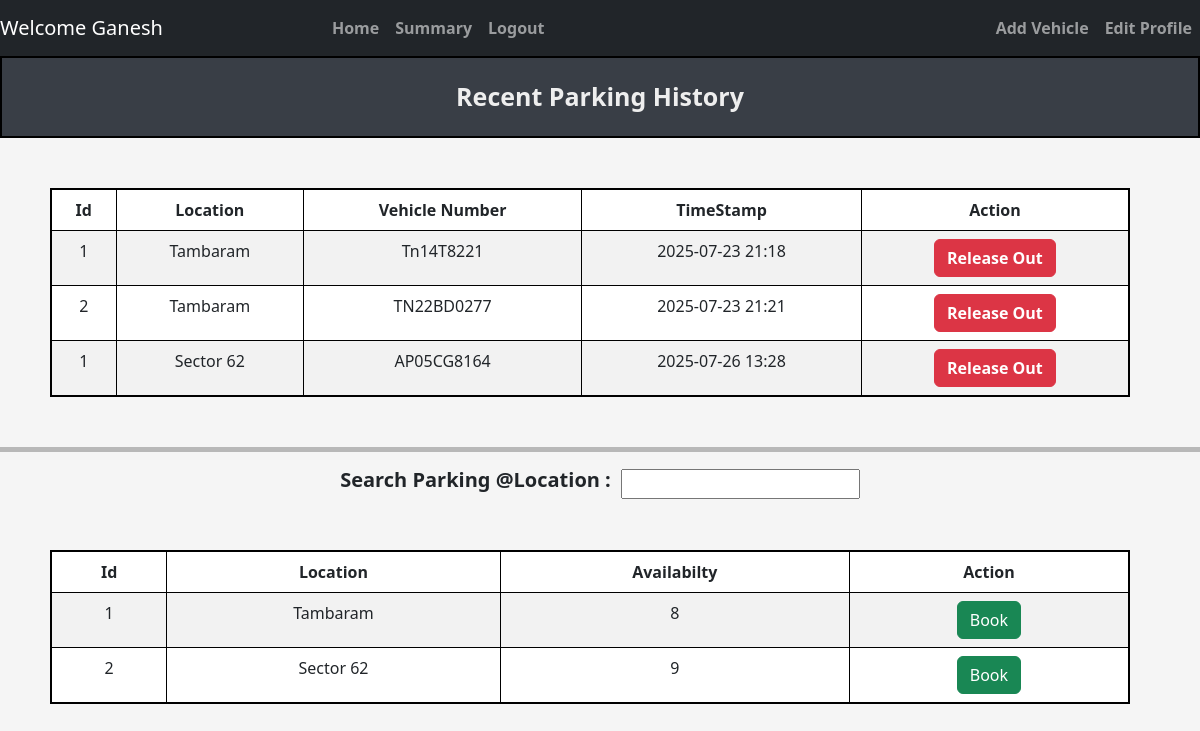
/user/dashboard (signed in), run on an earlier commit of the app's database.
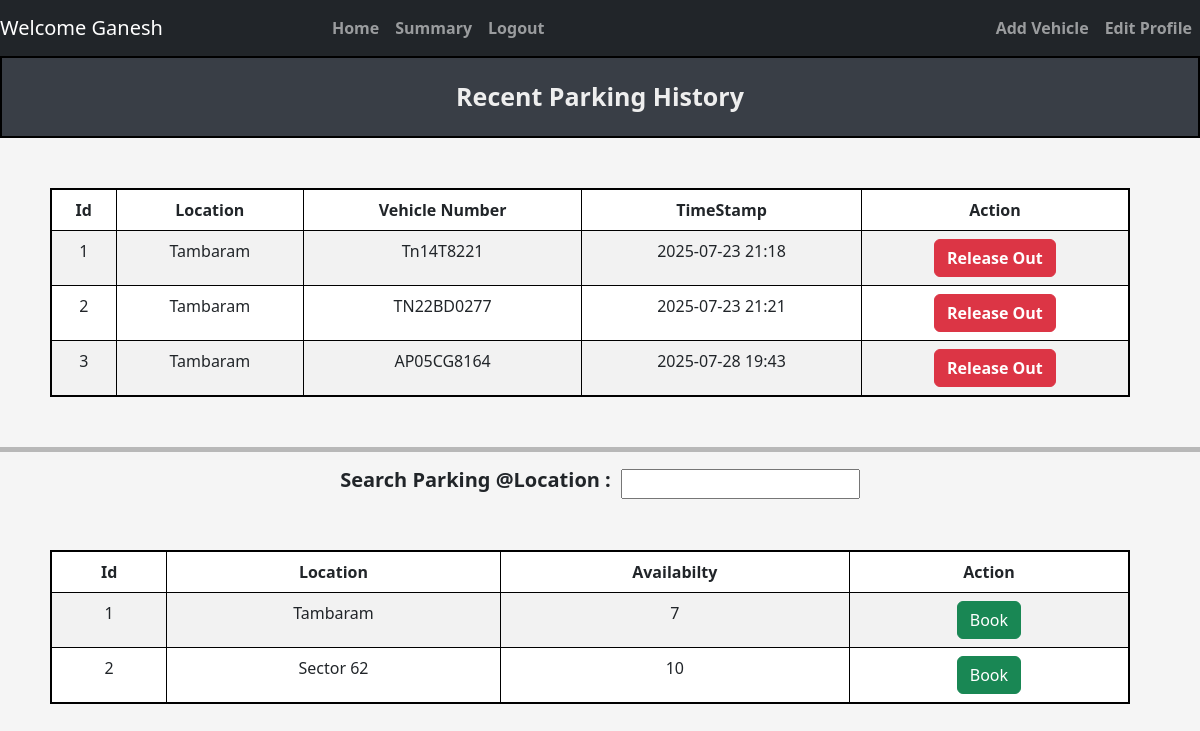
And on a later commit of the database.
### tables this page shows
CREATE TABLE Reserve_Parking_Spot (
                spot_id INTEGER NOT NULL,
                lot_id INTEGER NOT NULL,
                user_id INTEGER NOT NULL,
                vehicle_number TEXT NOT NULL,
                parking_timestamp DATETIME NOT NULL,
                leaving_timestamp DATETIME,
                parking_cost REAL,

                FOREIGN KEY (lot_id)  REFERENCES ParkingLot(lot_id)
                FOREIGN KEY (spot_id) REFERENCES ParkingSpots(spot_id),
                FOREIGN KEY (user_id) REFERENCES USERS(Id)
                );

CREATE TABLE ParkingLot (
            lot_id INTEGER PRIMARY KEY AUTOINCREMENT,
            location_name TEXT NOT NULL,
            address TEXT NOT NULL,
            pincode TEXT NOT NULL,
            price INTEGER NOT NULL, 
            maxSpots INTEGER NOT NULL
        );

### controllers/user_controller.py (the view)
@user.route("/user/dashboard",methods = ['GET','POST'])
def dashboard():
    user_id = session['user_id']
    user_parking_data = getReserveParkingSpotData(user_id)
    availability_data = get_availability_data()
    print(user_parking_data)
    print(availability_data)
    return render_template("dashboard/user_dashboard.html",availability_data=availability_data, user_parking_data = user_parking_data)

### models/parking_lot.py (called while the page is built)
def get_availability_data():
    connection = sqlite3.connect(DATABASE_PARKING)
    cur = connection.cursor()
    cur.execute(
            '''
                select
                pl.lot_id,
                pl.address,
                Count(Case WHEN ps.status = 'A' THEN 1 END) As availabilty
                from ParkingLot PL
                Left Join
                ParkingSpots PS ON PL.lot_id = PS.lot_id
                Group By
                PL.lot_id,PL.address
            '''
            )
    result = cur.fetchall()
    connection.commit()
    connection.close()
    return result

def getReserveParkingSpotData(user_id):
    connection = sqlite3.connect(DATABASE_PARKING)
    cur = connection.cursor()
    print(user_id)
    cur.execute('''
                    select rp.spot_id,
                        pl.address AS location_name,
                        rp.vehicle_number,
                        rp.parking_timestamp,
                        ps.status,
                        pl.lot_id
                        from Reserve_Parking_Spot rp
                    JOIN
                        ParkingLot pl on pl.lot_id = rp.lot_id
                    JOIN
                        ParkingSpots ps on rp.spot_id = ps.spot_id AND rp.lot_id = ps.lot_id
                    where
                        rp.user_id = (?)
                ''',(user_id,)
                )
    result = cur.fetchall()
    connection.commit()
    connection.close()
    return result

### templates/dashboard/user_dashboard.html (shortened to what this page needs)
{% extends "navbar.html" %}
{% block content %}
    <div class="title"> Recent Parking History </div>
        <table style="text-align: center;" class="table table-striped table-css table-bordered ">
                <thead>
                    <tr>
                    <th scope="col">Id</th>
                    <th scope="col">Location</th>
                    <th scope="col">Vehicle Number</th>
                    <th scope="col">TimeStamp</th>
                    <th scope="col">Action</th>
                    </tr>
                </thead>
                <tbody>
                    {% for parking in user_parking_data %}
                        <tr>
                            <td scope="row">{{ parking[0] }}</td>
                            <td>{{ parking[1] }}</td>
                            <td>{{ parking[2] }}</td>
                            <td>{{ parking[3] }}</td>
                            {% if parking[4] == 'O' %}
                                <td>
                                    <form method="post" action="{{ url_for ('user.ReleaseSpot') }}">
                                        <button type="submit" class="btn btn-danger"><b> Release Out </b></button></td>
                            {% else %}
                                <td><button type="submit" class="btn btn-success"><b> Parked Out </b></button></td>
                            {% endif %}
                        </tr>
                    {% endfor %}
                </tbody>
        </table>
        <hr style="height: 5px; background-color: black; border: none;">
        <div class="center-wrapper">
            <div class = "search_location">
                <span>
                    <h5><b>Search Parking @Location :</b></h5>
                    <input type="text" id="searchInput" onkeyup="filterTable()">
                </span>
            </div>
        </div>
        <table id="dataTable" style="text-align: center;" class="table table-striped table-css table-bordered ">
                <thead>
                    <tr>
                        <th scope="col">Id</th>
                        <th scope="col">Location</th>
                        <th scope="col">Availabilty</th>
                        <th scope="col">Action</th>
                    </tr>
                </thead>
                <tbody>
                    {% for lot in availability_data %}
                        <tr>
                            <td scope="row">{{ lot[0] }}</td>
                            <td>{{ lot[1] }}</td>
                            <td>{{ lot[2] }}</td>
                            <td>
                                <form method="POST" action="{{ url_for ('user.bookSpot') }}">
                                    <button type="submit" class="btn btn-success"> Book </button>
                                </form>
                        </tr>
                    {% endfor %}
                </tbody>
            </table>
{% endblock %}

### templates/navbar.html (shortened to what this page needs)
<!DOCTYPE html>
<html lang="en">
  <head>
    <link href="https://cdn.jsdelivr.net/npm/bootstrap@5.3.0/dist/css/bootstrap.min.css" rel="stylesheet">
    <link rel="stylesheet" href="{{ url_for('static', filename='css/style.css') }}">
</head>
<body>
  <nav class="navbar navbar-expand-lg navbar-dark bg-dark">
  <a class="navbar-brand" href="#">
    Welcome
    {{ session.get('name') }}</a>
  {% if session.get('role') == 'user' %}
  <div
  style="align-items: center; justify-content: center; font-weight: bold;"
  class="collapse navbar-collapse" id="navbarSupportedContent">
    <ul class="navbar-nav mr-auto">
      <li class="nav-item active">
        <a class="nav-link" href="{{ url_for('user.dashboard') }}">Home </a>
      </li>
      <li class="nav-item">
        <a class="nav-link" href="{{ url_for('admin.summary') }}">Summary</a>
      </li>
      <li class="nav-item">
        <a class="nav-link" href="{{ url_for('auth.login')}}">Logout</a>
      </li>
    </ul>
  </div>
    <div
  style= "justify-content: right; font-weight: bold;"
  class="collapse navbar-collapse" id="navbarSupportedContent">
    <ul class="navbar-nav mr-auto">
      <li class="nav-item active">
        <a class="nav-link" href="{{ url_for('user.addVehicle') }}"> Add Vehicle </a>
      </li>
      <li class="nav-item active">
        <a class="nav-link" href="#">Edit Profile</a>
      </li>
    </ul>
  </div>
  {% endif %}
</nav>
  {% block content %} {% endblock %}
</body>
</html>

### static/css/style.css (style rules this page uses)
body { background-color: #f5f5f5; justify-content: center; }
.title { background-color: #393E46; border: 2px solid black; text-align: center; padding: 20px; font-weight: bold; font-size: 25px; margin-bottom: 20px; color: #EEEEEE; }
.table-css { margin: 50px; justify-content: center; width: 90vw; border: 2px solid black; }
.search_location span { display: flex; align-items: center; gap: 10px; }
.center-wrapper { display: flex; justify-content: center; align-items: center; }

What changed in the data, as far as the page shows it:
changed Reserve_Parking_Spot "AP05CG8164": spot "1" → "3"; address "Sector 62" → "Tambaram"; parking_timestamp "2025-07-26 13:28" → "2025-07-28 19:43"
computed for ParkingLot "Tambaram": lot "8" → "7"
computed for ParkingLot "Sector 62": lot "9" → "10"
